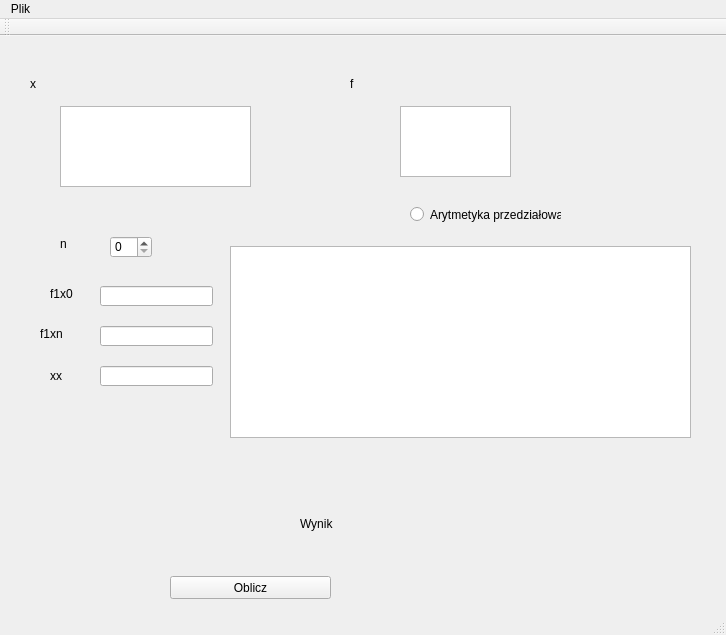
<?xml version="1.0" encoding="UTF-8"?>
<ui version="4.0">
 <class>MainWindow</class>
 <widget class="QMainWindow" name="MainWindow">
  <property name="geometry">
   <rect>
    <x>0</x>
    <y>0</y>
    <width>726</width>
    <height>635</height>
   </rect>
  </property>
  <property name="minimumSize">
   <size>
    <width>726</width>
    <height>635</height>
   </size>
  </property>
  <property name="maximumSize">
   <size>
    <width>726</width>
    <height>635</height>
   </size>
  </property>
  <property name="windowTitle">
   <string>MainWindow</string>
  </property>
  <widget class="QWidget" name="centralWidget">
   <widget class="QPushButton" name="pushButton">
    <property name="geometry">
     <rect>
      <x>170</x>
      <y>540</y>
      <width>161</width>
      <height>23</height>
     </rect>
    </property>
    <property name="text">
     <string>Oblicz</string>
    </property>
   </widget>
   <widget class="QLineEdit" name="f1x0_edit">
    <property name="geometry">
     <rect>
      <x>100</x>
      <y>250</y>
      <width>113</width>
      <height>20</height>
     </rect>
    </property>
   </widget>
   <widget class="QLineEdit" name="f1xn_edit">
    <property name="geometry">
     <rect>
      <x>100</x>
      <y>290</y>
      <width>113</width>
      <height>20</height>
     </rect>
    </property>
   </widget>
   <widget class="QLineEdit" name="xx_edit">
    <property name="geometry">
     <rect>
      <x>100</x>
      <y>330</y>
      <width>113</width>
      <height>20</height>
     </rect>
    </property>
   </widget>
   <widget class="QSpinBox" name="n_edit">
    <property name="geometry">
     <rect>
      <x>110</x>
      <y>200</y>
      <width>42</width>
      <height>22</height>
     </rect>
    </property>
   </widget>
   <widget class="QListWidget" name="listWidget">
    <property name="geometry">
     <rect>
      <x>230</x>
      <y>210</y>
      <width>461</width>
      <height>192</height>
     </rect>
    </property>
   </widget>
   <widget class="QTextEdit" name="x_edit">
    <property name="geometry">
     <rect>
      <x>60</x>
      <y>70</y>
      <width>191</width>
      <height>81</height>
     </rect>
    </property>
   </widget>
   <widget class="QTextEdit" name="f_edit">
    <property name="geometry">
     <rect>
      <x>400</x>
      <y>70</y>
      <width>111</width>
      <height>71</height>
     </rect>
    </property>
   </widget>
   <widget class="QLabel" name="wynik_label">
    <property name="geometry">
     <rect>
      <x>160</x>
      <y>430</y>
      <width>641</width>
      <height>20</height>
     </rect>
    </property>
    <property name="text">
     <string/>
    </property>
   </widget>
   <widget class="QLabel" name="wynik_label_tekst">
    <property name="geometry">
     <rect>
      <x>300</x>
      <y>480</y>
      <width>241</width>
      <height>16</height>
     </rect>
    </property>
    <property name="text">
     <string>Wynik</string>
    </property>
   </widget>
   <widget class="QLabel" name="n_label">
    <property name="geometry">
     <rect>
      <x>60</x>
      <y>200</y>
      <width>41</width>
      <height>16</height>
     </rect>
    </property>
    <property name="text">
     <string>n</string>
    </property>
   </widget>
   <widget class="QLabel" name="f1x0_label">
    <property name="geometry">
     <rect>
      <x>50</x>
      <y>250</y>
      <width>41</width>
      <height>16</height>
     </rect>
    </property>
    <property name="text">
     <string>f1x0</string>
    </property>
   </widget>
   <widget class="QLabel" name="f1xn_label">
    <property name="geometry">
     <rect>
      <x>40</x>
      <y>290</y>
      <width>41</width>
      <height>16</height>
     </rect>
    </property>
    <property name="text">
     <string>f1xn</string>
    </property>
   </widget>
   <widget class="QLabel" name="xx_label">
    <property name="geometry">
     <rect>
      <x>50</x>
      <y>330</y>
      <width>41</width>
      <height>20</height>
     </rect>
    </property>
    <property name="text">
     <string>xx</string>
    </property>
   </widget>
   <widget class="QLabel" name="x_label">
    <property name="geometry">
     <rect>
      <x>30</x>
      <y>40</y>
      <width>281</width>
      <height>16</height>
     </rect>
    </property>
    <property name="text">
     <string>x</string>
    </property>
   </widget>
   <widget class="QLabel" name="f_label">
    <property name="geometry">
     <rect>
      <x>350</x>
      <y>40</y>
      <width>361</width>
      <height>16</height>
     </rect>
    </property>
    <property name="text">
     <string>f</string>
    </property>
   </widget>
   <widget class="QRadioButton" name="arytmetyka_radioButton">
    <property name="geometry">
     <rect>
      <x>410</x>
      <y>170</y>
      <width>151</width>
      <height>17</height>
     </rect>
    </property>
    <property name="text">
     <string>Arytmetyka przedziałowa</string>
    </property>
   </widget>
  </widget>
  <widget class="QMenuBar" name="menuBar">
   <property name="geometry">
    <rect>
     <x>0</x>
     <y>0</y>
     <width>726</width>
     <height>21</height>
    </rect>
   </property>
   <widget class="QMenu" name="menuPlik">
    <property name="title">
     <string>Plik</string>
    </property>
    <addaction name="actionWczytaj"/>
   </widget>
   <addaction name="menuPlik"/>
  </widget>
  <widget class="QToolBar" name="mainToolBar">
   <attribute name="toolBarArea">
    <enum>TopToolBarArea</enum>
   </attribute>
   <attribute name="toolBarBreak">
    <bool>false</bool>
   </attribute>
  </widget>
  <widget class="QStatusBar" name="statusBar"/>
  <action name="actionWczytaj">
   <property name="text">
    <string>Wczytaj</string>
   </property>
  </action>
 </widget>
 <layoutdefault spacing="6" margin="11"/>
 <resources/>
 <connections/>
</ui>
